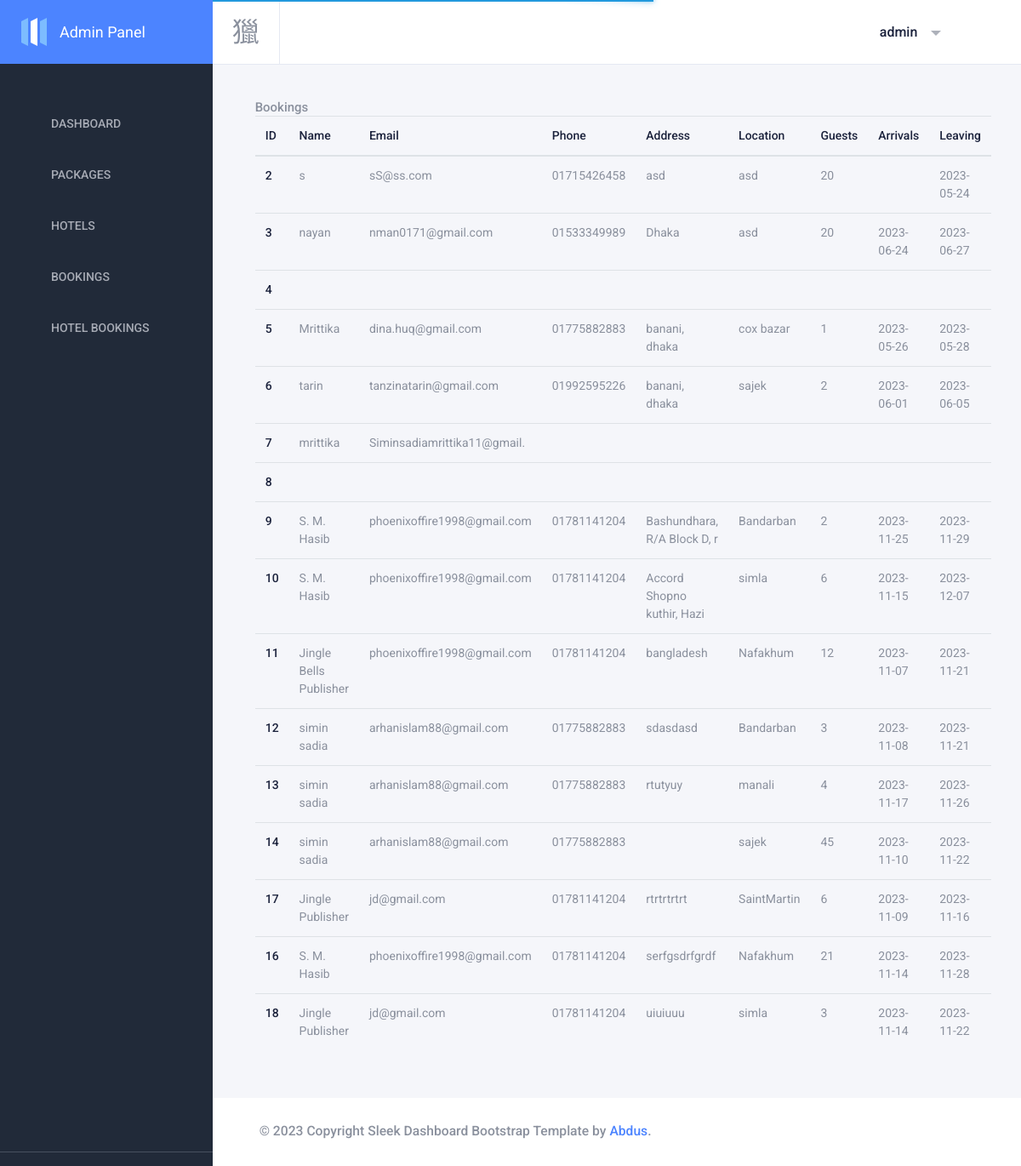
/admin/bookings.php (signed in), run on the app's committed database.
### tables this page shows
CREATE TABLE `bookings` (
  `id` int(11) NOT NULL,
  `name` varchar(27) DEFAULT NULL,
  `email` varchar(27) DEFAULT NULL,
  `phone` varchar(27) DEFAULT NULL,
  `address` varchar(27) DEFAULT NULL,
  `location` varchar(27) DEFAULT NULL,
  `guests` varchar(27) DEFAULT NULL,
  `arrivals` varchar(27) DEFAULT NULL,
  `leaving` varchar(27) DEFAULT NULL
);

### admin/bookings.php (the view)
<?php
require_once('db.php');
if ($result = $mysqli->query("SELECT * FROM bookings")) {
}
?>
<?php require_once('header.php') ?>
<div class="content-wrapper">
  <div class="content">
    <div class="row">
      <div class="col-md-6">
        <h6>Bookings</h6>
      </div>
      <div class="col-md-12">
          <table class="table">
            <thead>
              <tr>
                <th>ID</th>
                <th>Name</th>
                <th>Email</th>
                <th>Phone</th>
                <th>Address</th>
                <th>Location</th>
                <th>Guests</th>
                <th>Arrivals</th>
                <th>Leaving</th>
              </tr>
            </thead>
            <tbody>
              <?php foreach($result as $item) {?>
                <tr>
                  <td> <?php echo $item['id'] ?> </td>
                  <td> <?php echo $item['name'] ?> </td>
                  <td> <?php echo $item['email'] ?> </td>
                  <td> <?php echo $item['phone'] ?> </td>
                  <td> <?php echo $item['address'] ?> </td>
                  <td> <?php echo $item['location'] ?> </td>
                  <td> <?php echo $item['guests'] ?> </td>
                  <td> <?php echo $item['arrivals'] ?> </td>
                  <td> <?php echo $item['leaving'] ?> </td>
                </tr>
                <?php }?>
            </tbody>
          </table>
      </div>
    </div>
  </div>
</div>
<?php include('footer.php') ?>

### data on the page
bookings: id "2", name "s", email "sS@ss.com", phone "01715426458", address "asd", location "asd", guests "20", leaving "2023-05-24"
bookings: id "3", name "nayan", email "nman0171@gmail.com", phone "01533349989", address "Dhaka", location "asd", guests "20", arrivals "2023-06-24", leaving "2023-06-27"
bookings: id "4"
bookings: id "5", name "Mrittika", email "dina.huq@gmail.com", phone "01775882883", address "banani, dhaka", location "cox bazar", guests "1", arrivals "2023-05-26", leaving "2023-05-28"
bookings: id "6", name "tarin", email "tanzinatarin@gmail.com", phone "01992595226", address "banani, dhaka", location "sajek", guests "2", arrivals "2023-06-01", leaving "2023-06-05"
bookings: id "7", name "mrittika", email "Siminsadiamrittika11@gmail."
bookings: id "8"
bookings: id "9", name "S. M. Hasib", email "phoenixoffire1998@gmail.com", phone "01781141204", address "Bashundhara, R/A Block D, r", location "Bandarban", guests "2", arrivals "2023-11-25", leaving "2023-11-29"
bookings: id "10", name "S. M. Hasib", email "phoenixoffire1998@gmail.com", phone "01781141204", address "Accord Shopno kuthir, Hazi", location "simla", guests "6", arrivals "2023-11-15", leaving "2023-12-07"
bookings: id "11", name "Jingle Bells Publisher", email "phoenixoffire1998@gmail.com", phone "01781141204", address "bangladesh", location "Nafakhum", guests "12", arrivals "2023-11-07", leaving "2023-11-21"
bookings: id "12", name "simin sadia", email "arhanislam88@gmail.com", phone "01775882883", address "sdasdasd", location "Bandarban", guests "3", arrivals "2023-11-08", leaving "2023-11-21"
bookings: id "13", name "simin sadia", email "arhanislam88@gmail.com", phone "01775882883", address "rtutyuy", location "manali", guests "4", arrivals "2023-11-17", leaving "2023-11-26"
bookings: id "14", name "simin sadia", email "arhanislam88@gmail.com", phone "01775882883", location "sajek", guests "45", arrivals "2023-11-10", leaving "2023-11-22"
bookings: id "17", name "Jingle Publisher", email "jd@gmail.com", phone "01781141204", address "rtrtrtrtrt", location "SaintMartin", guests "6", arrivals "2023-11-09", leaving "2023-11-16"
bookings: id "16", name "S. M. Hasib", email "phoenixoffire1998@gmail.com", phone "01781141204", address "serfgsdrfgrdf", location "Nafakhum", guests "21", arrivals "2023-11-14", leaving "2023-11-28"
bookings: id "18", name "Jingle Publisher", email "jd@gmail.com", phone "01781141204", address "uiuiuuu", location "simla", guests "3", arrivals "2023-11-14", leaving "2023-11-22"
